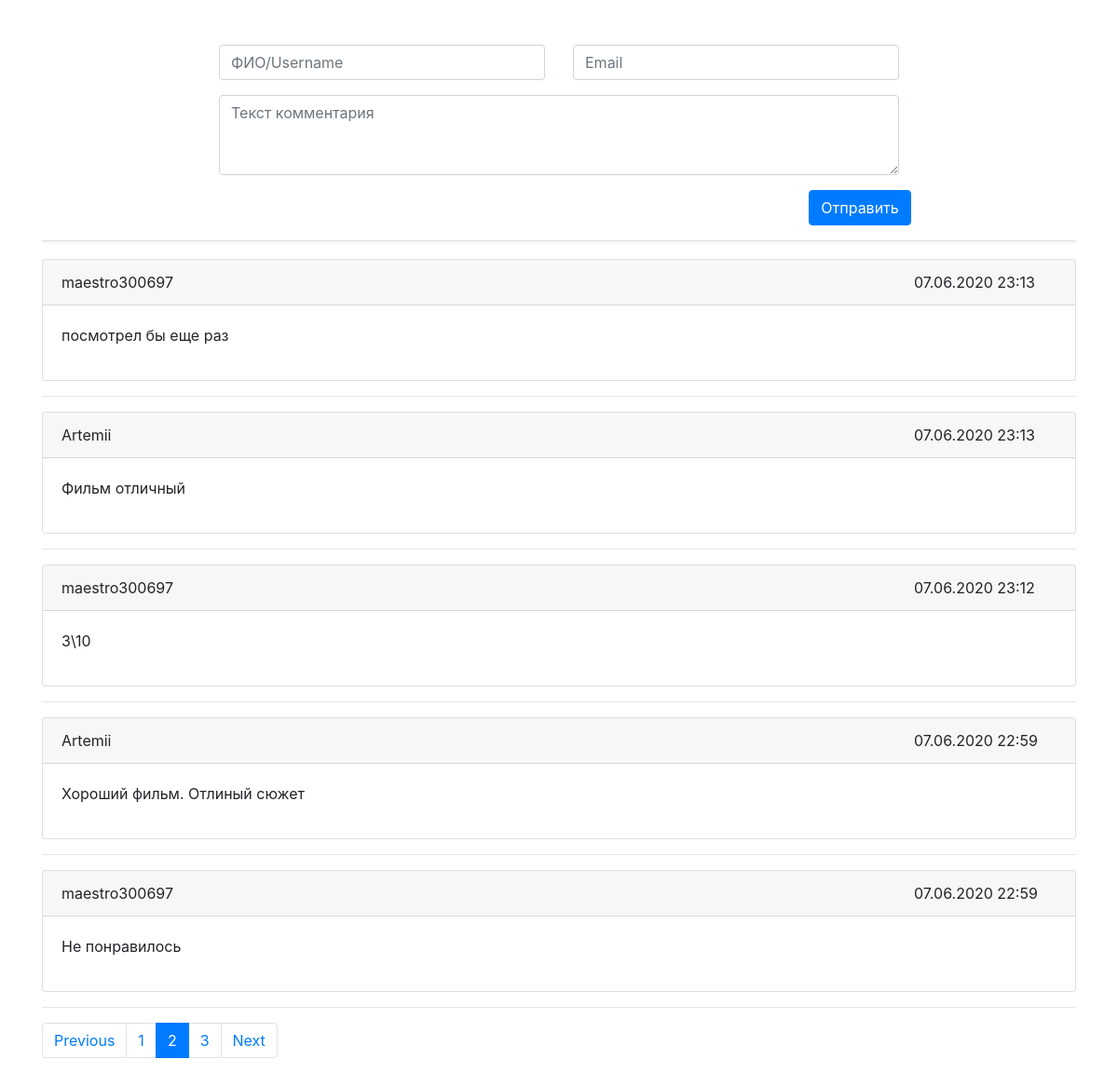
Page /index.php/comment/pagination/2 on the committed database.
### tables this page shows
CREATE TABLE `comment` (
  `id` bigint(20) NOT NULL,
  `content` text NOT NULL,
  `user_id` bigint(20) NOT NULL,
  `create_at` timestamp NOT NULL DEFAULT CURRENT_TIMESTAMP,
  `update_at` timestamp NULL DEFAULT CURRENT_TIMESTAMP ON UPDATE CURRENT_TIMESTAMP
);

CREATE TABLE `users` (
  `id` bigint(20) NOT NULL,
  `email` varchar(255) NOT NULL,
  `username` varchar(255) NOT NULL
);

### application/controllers/Comment.php (called while the page is built, shortened)
<?php
class Comment extends CI_Controller
{
    public function pagination($page){
        $this->load->model('comment_model');
        $amountComments = $this->comment_model->getCommentsWithUsers();
        $data['comments'] = [];
        $elementsForShow = 5;
        if($page >= 2){
            $data['comments'] = $this->comment_model->getCommentsLimits($elementsForShow * ($page - 1),$elementsForShow);
        }
        if (!empty($data['comments'])) {
            $this->load->library('pagination');
            $this->pagination->setBaseUrl(base_url());
            $this->pagination->setTotalElements(count($amountComments));
            $this->pagination->setElementsForShow($elementsForShow);
            $this->pagination->setNumLinks(3);
            $this->pagination->setPath('index.php/comment/pagination/');
            $this->pagination->setCurPage($page);
            $data['links'] = $this->pagination->createLinks();
        }
        $this->load->view('comment', $data);
    }
}

### index.php (called while the page is built, shortened)
<?php
require_once BASEPATH.'core/CodeIgniter.php';

### application/models/Comment_model.php (called while the page is built, shortened)
<?php
class Comment_model extends CI_Model
{
    public function  getCommentsLimits($start, $countElement){
        $query = $this->db->query("
                    SELECT comment.*, users.email, users.username FROM comment
                    LEFT JOIN users on comment.user_id = users.id
                    ORDER BY comment.create_at DESC
                    LIMIT $start, $countElement;
            ");
        if(!empty($query->result())){
            return $query->result();
        }
        return null;
    }
}

### application/views/comment.php (the view, shortened to what this page needs)
<!DOCTYPE html>
<html lang="en">
<head>
    <link rel="stylesheet" href="https://stackpath.bootstrapcdn.com/bootstrap/4.5.0/css/bootstrap.min.css">
</head>
<body>
<div class="container mt-5">
    <div class="row">
        <div class="col-2">
        </div>
        <div class="col-8">
            <form>
                <div class="row">
                    <div class="col">
                        <input type="text" class="form-control" id="username" name="username" placeholder="ФИО/Username">
                    </div>
                    <div class="col">
                        <input type="email" class="form-control" id="email" name="email" placeholder="Email">
                    </div>
                </div>
                <div class="row mt-3">
                    <div class="col">
                        <div class="form-group">
                            <textarea class="form-control" name="commentArea" id="commentArea" rows="3" placeholder="Текст комментария"></textarea>
                        </div>
                    </div>
                </div>
                <div class="row">
                    <div class="col-10"></div>
                    <div class="col-2">
                        <button type="submit" class="btn btn-primary">Отправить</button>
                    </div>
                </div>
            </form>
        </div>
        <div class="col-2">
        </div>
    </div>
    <hr style="width: 100%; color: #f7f7f7; height: 3px; background-color:#f7f7f7;">
    <?php
    foreach ($comments as $comment) {
        ?>
        <div class="card">
            <div class="card-header">
                <div class="row">
                    <div class="col-2"><?= $comment->username ?></div>
                    <div class="col-8"></div>
                    <div class="col-2 float-right"><?= date("d.m.Y H:i", strtotime($comment->create_at)); ?></div>
                </div>
            </div>
            <div class="card-body">
                <p><?= $comment->content ?></p>
            </div>
        </div>
        <hr>
        <?php
    }
    ?>
    <?=$links?>
</div>
</body>
</html>

### rows in the picture
comment: user.username "maestro300697", create_at "07.06.2020 23:13", content "посмотрел бы еще раз"
comment: user.username "Artemii", create_at "07.06.2020 23:13", content "Фильм отличный"
comment: user.username "maestro300697", create_at "07.06.2020 23:12", content "3\\10"
comment: user.username "Artemii", create_at "07.06.2020 22:59", content "Хороший фильм. Отлиный сюжет"
comment: user.username "maestro300697", create_at "07.06.2020 22:59", content "Не понравилось"

### other values in the picture
$links "Previous 1 2 3 Next"
